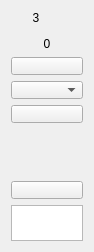
        <widget class="QWidget" name="widget_4" native="true">
         <property name="maximumSize">
          <size>
           <width>68</width>
           <height>16777215</height>
          </size>
         </property>
         <layout class="QVBoxLayout" name="verticalLayout_4" stretch="0,10,1,1,1,1,0,1,0">
          <item>
           <widget class="QLabel" name="lbl_ChName_3">
            <property name="maximumSize">
             <size>
              <width>50</width>
              <height>16777215</height>
             </size>
            </property>
            <property name="text">
             <string>3</string>
            </property>
            <property name="alignment">
             <set>Qt::AlignCenter</set>
            </property>
           </widget>
          </item>
          <item>
           <widget class="VolumeWidget" name="Disp_Level_3" native="true">
            <property name="minimumSize">
             <size>
              <width>0</width>
              <height>0</height>
             </size>
            </property>
            <property name="maximumSize">
             <size>
              <width>40</width>
              <height>16777215</height>
             </size>
            </property>
            <property name="MaxValue" stdset="0">
             <number>20</number>
            </property>
            <property name="MinValue" stdset="0">
             <number>-80</number>
            </property>
            <property name="SingleTrack" stdset="0">
             <bool>true</bool>
            </property>
            <property name="ScaleLabel" stdset="0">
             <bool>true</bool>
            </property>
           </widget>
          </item>
          <item>
           <widget class="QLabel" name="lbl_Level_3">
            <property name="maximumSize">
             <size>
              <width>16777215</width>
              <height>16777215</height>
             </size>
            </property>
            <property name="text">
             <string>0</string>
            </property>
            <property name="alignment">
             <set>Qt::AlignCenter</set>
            </property>
           </widget>
          </item>
          <item>
           <widget class="QPushButton" name="btn_Phantom_3">
            <property name="minimumSize">
             <size>
              <width>50</width>
              <height>18</height>
             </size>
            </property>
            <property name="maximumSize">
             <size>
              <width>16777215</width>
              <height>18</height>
             </size>
            </property>
            <property name="focusPolicy">
             <enum>Qt::StrongFocus</enum>
            </property>
            <property name="text">
             <string/>
            </property>
            <property name="checkable">
             <bool>true</bool>
            </property>
           </widget>
          </item>
          <item>
           <widget class="QComboBox" name="comboBox_PreampGain_3">
            <property name="minimumSize">
             <size>
              <width>0</width>
              <height>18</height>
             </size>
            </property>
            <property name="maximumSize">
             <size>
              <width>16777215</width>
              <height>18</height>
             </size>
            </property>
            <property name="focusPolicy">
             <enum>Qt::StrongFocus</enum>
            </property>
            <property name="currentIndex">
             <number>-1</number>
            </property>
           </widget>
          </item>
          <item>
           <widget class="QPushButton" name="btnInvert_3">
            <property name="minimumSize">
             <size>
              <width>0</width>
              <height>18</height>
             </size>
            </property>
            <property name="maximumSize">
             <size>
              <width>16777215</width>
              <height>18</height>
             </size>
            </property>
            <property name="focusPolicy">
             <enum>Qt::StrongFocus</enum>
            </property>
            <property name="text">
             <string/>
            </property>
            <property name="checkable">
             <bool>true</bool>
            </property>
           </widget>
          </item>
          <item alignment="Qt::AlignHCenter">
           <widget class="ConfigGainWidget" name="spinBoxGain_3" native="true">
            <property name="minimumSize">
             <size>
              <width>46</width>
              <height>46</height>
             </size>
            </property>
            <property name="layoutDirection">
             <enum>Qt::LeftToRight</enum>
            </property>
            <property name="Value" stdset="0">
             <double>0.000000000000000</double>
            </property>
            <property name="MaxValue" stdset="0">
             <double>12.000000000000000</double>
            </property>
            <property name="MinValue" stdset="0">
             <double>-100.000000000000000</double>
            </property>
            <property name="Decimals" stdset="0">
             <number>1</number>
            </property>
           </widget>
          </item>
          <item>
           <widget class="QPushButton" name="btnMute_3">
            <property name="minimumSize">
             <size>
              <width>0</width>
              <height>18</height>
             </size>
            </property>
            <property name="maximumSize">
             <size>
              <width>16777215</width>
              <height>18</height>
             </size>
            </property>
            <property name="focusPolicy">
             <enum>Qt::StrongFocus</enum>
            </property>
            <property name="text">
             <string/>
            </property>
            <property name="checkable">
             <bool>true</bool>
            </property>
           </widget>
          </item>
          <item>
           <widget class="QTextEdit" name="textEdit_3">
            <property name="minimumSize">
             <size>
              <width>0</width>
              <height>36</height>
             </size>
            </property>
            <property name="maximumSize">
             <size>
              <width>16777215</width>
              <height>36</height>
             </size>
            </property>
           </widget>
          </item>
         </layout>
        </widget>
